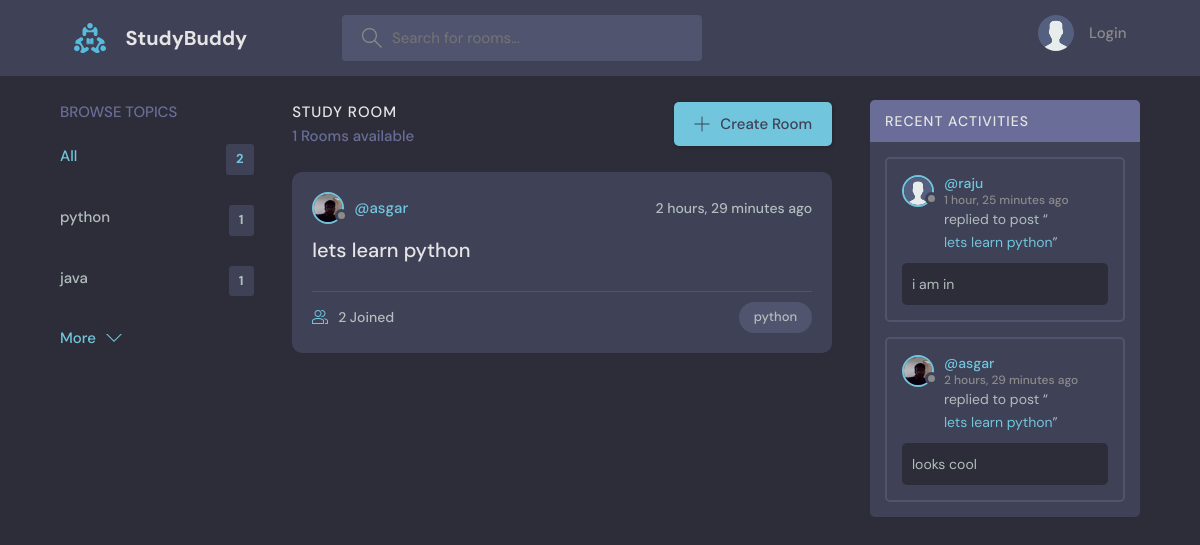
The page /?q=python on the database its author committed.
### base/models.py (models this page shows, shortened)
class Topic(models.Model):
    name = models.CharField(max_length=200)
    def __str__(self):
        return self.name

class Room(models.Model):
    host=models.ForeignKey(User,on_delete=models.SET_NULL,null=True)
    topic=models.ForeignKey(Topic,on_delete=models.SET_NULL,null=True)
    name = models.CharField(max_length=200)
    description = models.TextField(null=True,blank=True)
    participants=models.ManyToManyField(User,related_name='participants',blank=True)
    update = models.DateTimeField(auto_now=True)
    created = models.DateTimeField(auto_now_add=True)
    class Meta:
        ordering = ['-update','-created']
    def __str__(self):
        return self.name

class User(AbstractUser):
    name = models.CharField(max_length=200,null=True)
    email = models.EmailField(unique=True,null=True)
    bio = models.TextField(null=True)
    avatar=models.ImageField(null=True,default="avatar.svg")
    USERNAME_FIELD = 'email'
    REQUIRED_FIELDS = []

class Message(models.Model):
    User=models.ForeignKey(User,on_delete=models.CASCADE)
    room=models.ForeignKey(Room,on_delete=models.CASCADE)
    body = models.TextField()
    update = models.DateTimeField(auto_now=True)
    created = models.DateTimeField(auto_now_add=True)
    class Meta:
        ordering = ['-update','-created']

### base/views.py (the view)
# urls.py: path('',views.home,name="home"),
def home(request):
    q=request.GET.get('q') if request.GET.get('q')!=None else ''
    rooms=Room.objects.filter(
        Q(topic__name__icontains=q)|
        Q(name__icontains=q)|
        Q(description__icontains=q)
    )
    room_count = rooms.count()
    topics=Topic.objects.all()[0:5]
    room_messages = Message.objects.filter(Q(room__topic__name__icontains=q))
    context={'rooms':rooms,'topics':topics,'room_count':room_count,'room_messages':room_messages}
    return render(request,'base/home.html',context)

### base/templates/base/home.html (shortened to what this page needs)
{%extends 'main.html'%}
{% block content%}
    <main class="layout layout--3">
      <div class="container">
        {%include 'base/topics_component.html'%}
        <div class="roomList">
          <div class="roomList__header">
            <div>
              <h2>Study Room</h2>
              <p>{{room_count}} Rooms available</p>
            </div>
            <a class="btn btn--main" href="{% url 'create-room' %}">
              <svg version="1.1" xmlns="http://www.w3.org/2000/svg" width="32" height="32" viewBox="0 0 32 32">
                <title>add</title>
                <path
                  d="M16.943 0.943h-1.885v14.115h-14.115v1.885h14.115v14.115h1.885v-14.115h14.115v-1.885h-14.115v-14.115z"
                ></path>
              </svg>
              Create Room
            </a>
          </div>
          {%include 'base/feed_component.html'%}
        </div>
        {%include 'base/activity_component.html'%}
      </div>
    </main>
    {%endblock%}

### base/templates/base/topics_component.html
<div class="topics">
    <div class="topics__header">
      <h2>Browse Topics</h2>
    </div>
    <ul class="topics__list">
      <li>
        <a href="{%url 'home'%}" class="active">All <span>{{topics.count}}</span></a>
      </li>
      {% for topic in topics %}
      <li>
        <a href="{% url 'home' %}?q={{topic.name}}">{{topic}} <span>{{topic.room_set.all.count}}</span></a>
      </li>
      {%endfor%}
    </ul>
    <a class="btn btn--link" href="{%url 'topics'%}">
      More
      <svg version="1.1" xmlns="http://www.w3.org/2000/svg" width="32" height="32" viewBox="0 0 32 32">
        <title>chevron-down</title>
        <path d="M16 21l-13-13h-3l16 16 16-16h-3l-13 13z"></path>
      </svg>
    </a>
  </div>

### base/templates/base/feed_component.html (shortened to what this page needs)
{% for rom in rooms%}
<div class="roomListRoom">
    <div class="roomListRoom__header">
      <a href="{%url 'user-profile' rom.host.id %}" class="roomListRoom__author">
        <div class="avatar avatar--small">
          <img src="{{rom.host.avatar.url}}" />
        </div>
        <span>@{{rom.host.username}}</span>
      </a>
      <div class="roomListRoom__actions">
        <span>{{rom.created|timesince}} ago</span>
      </div>
    </div>
    <div class="roomListRoom__content">
      <a href="{% url 'room' rom.id %}">{{rom.name}}</a>
    </div>
    <div class="roomListRoom__meta">
      <a href="{% url 'room' rom.id %}" class="roomListRoom__joined">
        {{rom.participants.all.count}} Joined
      </a>
      <p class="roomListRoom__topic">{{rom.topic.name}}</p>
    </div>
  </div>
  {%endfor%}

### base/templates/base/activity_component.html (shortened to what this page needs)
<div class="activities">
    <div class="activities__header">
      <h2>Recent Activities</h2>
    </div>
    {%for message in room_messages%}
    <div class="activities__box">
      <div class="activities__boxHeader roomListRoom__header">
        <a href="{%url 'user-profile' message.User.id%}" class="roomListRoom__author">
          <div class="avatar avatar--small">
            <img src="{{message.User.avatar.url}}" />
          </div>
          <p>
            @{{message.User.name}}
            <span>{{message.created| timesince}} ago</span>
          </p>
        </a>
      </div>
      <div class="activities__boxContent">
        <p>replied to post “<a href="{% url 'room' message.room.id%}">{{message.room}}</a>”</p>
        <div class="activities__boxRoomContent">
          {{message.body}}
        </div>
      </div>
    </div>
    {%endfor%}
  </div>

### rows shown on the page
Topic: name "python", room_set.all.count "1"
Topic: name "java", room_set.all.count "1"
Room: host.avatar (picture), host.username "asgar", created "2 hours, 29 minutes", name "lets learn python", participants.all.count "2", topic.name "python"
Message: User.avatar (placeholder picture), User.name "raju", created "1 hour, 25 minutes", room "lets learn python", body "i am in"
Message: User.avatar (picture), User.name "asgar", created "2 hours, 29 minutes", room "lets learn python", body "looks cool"

### other values the page prints
{{ topics.count }} "2"
{{ room_count }} "1"
